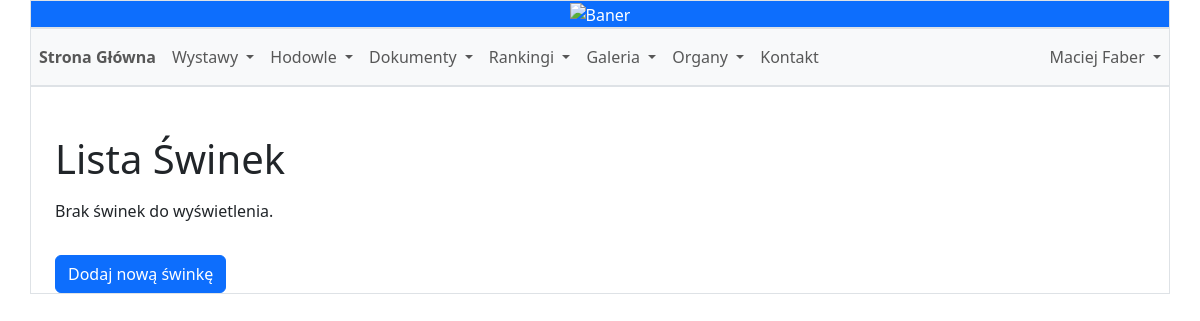
The app's page /exhibitor/my_pigs/ (signed in), older data.
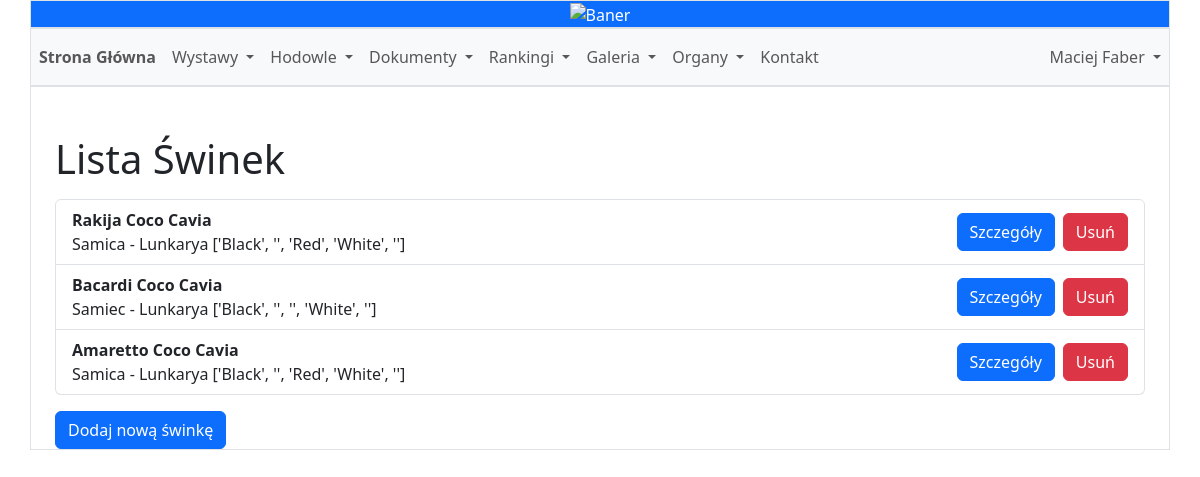
The same page, newer data.
### main_page/models.py (models this page shows, shortened)
class User(AbstractUser):
    ROLE_CHOICES = [
        ('MI', 'Miłośnik'),
        ('HP', 'Hodowca Polski'),
        ('HZ', 'Hodowca Zagraniczny'),
        ('WZ', 'Wystawca Zagraniczny'),
        ('WD', 'Wystawca standardu D')
    ]
    CLUB_CHOICES = [
        ('PL', 'Polska (CCP)'),
        ('PET', 'Wystawca standardu D - Brak klubu'),
        ('SOCHM', 'Czech Republic (SOCHM)'),
        ('SZOCHVM', 'Czech Republic (SZOCHVM)'),
        ('SK', 'Slovakia'),
        ('UA', 'Ukraine'),
        ('SE', 'Sweden'),
        ('DMK', 'Denmark (DMK)'),
        ('DMF', 'Denmark (DMF)'),
        ('FI', 'Finland'),
        ('NMK', 'Norway (NMK)'),
        ('NMF', 'Norway (NMF)'),
        ('GB', 'Great Britain'),
        ('MFD', 'Germany (MFD)'),
        ('OMNC', 'Germany (OMNC)'),
        ('NL', 'Netherlands'),
        ('FAEC', 'France (FAEC)'),
        ('CCF', 'France (CCF)'),
        ('CH', 'Switzerland'),
        ('BE', 'Belgium'),
        ('AT', 'Austria'),
        ('IT', 'Italy'),
        ('ES', 'Spain'),
        ('PT', 'Portugal'),
        ('IE', 'Ireland'),
        ('SI', 'Slovenia'),
        ('HU', 'Hungary'),
        ('USA', 'USA'),
        ('CA', 'Canada'),
        ('AU', 'Australia'),
        ('NZ', 'New Zealand'),
    ]
    COUNTRY_CHOICES = [
        ('PL', 'Polska'),
        ('CZ', 'Czech Republic'),
        ('SK', 'Slovakia'),
        ('UA', 'Ukraine'),
        ('SE', 'Sweden'),
        ('DK', 'Denmark'),
        ('FI', 'Finland'),
        ('NO', 'Norway'),
        ('GB', 'Great Britain'),
        ('DE', 'Germany'),
        ('NL', 'Netherlands'),
        ('FR', 'France'),
        ('CH', 'Switzerland'),
        ('BE', 'Belgium'),
        ('AT', 'Austria'),
        ('IT', 'Italy'),
        ('ES', 'Spain'),
        ('PT', 'Portugal'),
        ('IE', 'Ireland'),
        ('SI', 'Slovenia'),
        ('HU', 'Hungary'),
        ('USA', 'USA'),
        ('CA', 'Canada'),
        ('AU', 'Australia'),
        ('NZ', 'New Zealand'),
    ]
    birthdate = models.DateField(null=True, blank=True)
    phone_number = models.CharField(max_length=15, null=True, blank=True)
    country = models.CharField(max_length=20, choices=COUNTRY_CHOICES, blank=True)
    town = models.CharField(max_length=100, null=True, blank=True)
    postal_code = models.CharField(max_length=10, null=True, blank=True)
    registration_number = models.CharField(max_length=20, null=True, blank=True)
    role = models.CharField(max_length=20, choices=ROLE_CHOICES, blank=False)
    club = models.CharField(max_length=10, choices=CLUB_CHOICES, blank=True)
    questionnaire = models.TextField(default="")
    last_edit_date = models.DateTimeField(null=True, blank=True)

class Pig(models.Model):
    SEX_CHOICE = [
        ('Male', 'Samiec'),
        ('Female', 'Samica')
    ]
    POSITION_CHOICES = [
        ('Before', 'Before'),
        ('After', 'After'),
    ]
    name = models.CharField(max_length=150, null=False, blank=False)
    nickname = models.CharField(max_length=150, null=False, blank=True)
    sex = models.CharField(max_length=6, choices=SEX_CHOICE, default='Samiec', blank=False, null=False)
    birth_date = models.DateField(blank=True, null=True)
    birth_weight = models.PositiveIntegerField(null=True, blank=True)
    owner = models.ManyToManyField('User', blank=True, default=None, related_name="PIG_owner")
    breed = models.ForeignKey('Breed', on_delete=models.PROTECT)
    breeder = models.CharField(max_length=255, null=True, blank=True)
    father = models.ForeignKey('self', null=True, blank=True, on_delete=models.SET_NULL,
                               default=None, related_name='PIG_father', limit_choices_to={'sex': 'Male'})
    mother = models.ForeignKey('self', null=True, blank=True, on_delete=models.SET_NULL,
                               default=None, related_name='PIG_mother', limit_choices_to={'sex': 'Female'})
    colors = models.CharField(max_length=200, null=True, blank=True)
    eye_color = models.ForeignKey('EyeColor', null=True, blank=True, on_delete=models.PROTECT)
    registration_number = models.CharField(max_length=20, unique=True, null=True, blank=True)
    litter = models.ForeignKey('Litter', null=True, blank=True, on_delete=models.PROTECT,
                               default=None, related_name='PIG_litter')
    photo = models.ImageField(upload_to='zdjecia_swinek/zdjecia_uzytkownikow', null=True, blank=True)
    nickname_position = models.CharField(max_length=6, choices=POSITION_CHOICES, default='After', blank=True, null=True)
    is_in_breeding = models.BooleanField(default=False)
    is_active = models.BooleanField(default=False)

class Breed(models.Model):
    STANDARD_CHOICES = [
        ('A', 'A'),
        ('B', 'B'),
        ('C', 'C'),
        ('D', 'D')
    ]
    name = models.CharField(max_length=150, unique=True, blank=False, null=False)
    polish_name = models.CharField(max_length=150, unique=True, blank=False, null=False)
    standard = models.CharField(max_length=2, choices=STANDARD_CHOICES, blank=False, null=False)
    description = models.TextField()

### main_page/views.py (the view, shortened to what this page needs)
# urls.py: path('exhibitor/my_pigs/', views.exhibitor_my_pigs, name='exhibitor_my_pigs'),
@login_required
def exhibitor_my_pigs(request):
    user_pigs = Pig.objects.filter(owner=request.user)
    return render(request, 'exhibitor_my_pigs.html', {'user_pigs': user_pigs})

### main_page/templates/exhibitor_my_pigs.html (shortened to what this page needs)
{% extends "base.html" %}
{% block content %}
    <div class="container mt-5">
        <h1>Lista Świnek</h1>
        {% if user_pigs %}
            <ul class="list-group mt-3">
                {% for pig in user_pigs %}
                    <li class="list-group-item">
                        <div class="d-flex justify-content-between align-items-center">
                            <div>
                                <strong>{{ pig.name }} {{ pig.nickname }}</strong><br>
                                {% if pig.sex == "Male" %} Samiec{% else %} Samica{% endif %} - {{ pig.breed.name }} {{ pig.colors }}
                            </div>
                            <div class="d-flex">
                                <a href="{% url 'exhibitor_pig_detail' pig_id=pig.id %}" class="btn btn-primary me-2">Szczegóły</a>
                                <form method="post" action="{% url 'exhibitor_my_pigs' %}">
                                    <button type="submit" class="btn btn-danger">Usuń</button>
                                </form>
                            </div>
                        </div>
                    </li>
                {% endfor %}
            </ul>
        <a href="{% url 'exhibitor_add_pig' %}" class="btn btn-primary mt-3">Dodaj nową świnkę</a>
        {% else %}
            <p class="mt-3">Brak świnek do wyświetlenia.</p>
            <a href="{% url 'exhibitor_add_pig' %}" class="btn btn-primary mt-3">Dodaj nową świnkę</a>
        {% endif %}
    </div>
{% endblock %}

### main_page/templates/base.html (shortened to what this page needs)
<!DOCTYPE html>
<html lang="pl">
<head>
    <!-- {% load static %}
    <link rel="stylesheet" type="text/css" href="{% static 'css/style.css' %}">-->
    <link href="https://cdn.jsdelivr.net/npm/bootstrap@5.3.2/dist/css/bootstrap.min.css" rel="stylesheet">
</head>
<body>
    <div class="container">
		<div class="row">
			<div class="col-sm-12 p-0 border text-center bg-primary text-white">
				<img class="img-fluid w-100" src="https://gcdnb.pbrd.co/images/RrP2BAdYQW9z.jpg?o=1" alt="Baner">
			</div>
		</div>
		<div class="row">
			<div class="col-sm-12 border text-center bg-primary text-white p-0">
				<nav class="navbar navbar-expand-lg navbar-light bg-light">
					<div class="container p-0">
						<div class="collapse navbar-collapse" id="navbarNav">
							<ul class="navbar-nav">
								<li class="nav-item">
									<a class="nav-link fw-bold" href="{% url 'Main' %}">Strona Główna</a>
								</li>
								<li class="nav-item dropdown">
									<a class="nav-link dropdown-toggle" href="#" id="exhibitionsDropdown" role="button" data-bs-toggle="dropdown" aria-expanded="false">
										Wystawy
									</a>
								</li>
								<li class="nav-item dropdown">
									<a class="nav-link dropdown-toggle" href="#" id="breedingDropdown" role="button" data-bs-toggle="dropdown" aria-expanded="false">
										Hodowle
									</a>
								</li>
								<li class="nav-item dropdown">
									<a class="nav-link dropdown-toggle" href="#" id="documentsDropdown" role="button" data-bs-toggle="dropdown" aria-expanded="false">
										Dokumenty
									</a>
								</li>
								<li class="nav-item dropdown">
									<a class="nav-link dropdown-toggle" href="#" id="rankingsDropdown" role="button" data-bs-toggle="dropdown" aria-expanded="false">
										Rankingi
									</a>
								</li>
								<li class="nav-item dropdown">
									<a class="nav-link dropdown-toggle" href="#" id="galleriesDropdown" role="button" data-bs-toggle="dropdown" aria-expanded="false">
										Galeria
									</a>
								</li>
								<li class="nav-item dropdown">
									<a class="nav-link dropdown-toggle" href="#" id="lawDropdown" role="button" data-bs-toggle="dropdown" aria-expanded="false">
										Organy
									</a>
								</li>
								<li class="nav-item">
									<a class="nav-link" href="{% url 'contact' %}">Kontakt</a>
								</li>
							</ul>
							<ul class="navbar-nav ms-auto">
								{% if user.is_authenticated %}
								<li class="nav-item dropdown">
									<a class="nav-link dropdown-toggle" href="#" id="userDropdown" role="button" data-bs-toggle="dropdown" aria-expanded="false">
										{{ user.first_name }} {{ user.last_name }}
									</a>
								</li>
								{% else %}
									<li class="nav-item">
										<a class="nav-link" href="{% url 'login' %}">Zaloguj się</a>
									</li>
								{% endif %}
							</ul>
						</div>
					</div>
				</nav>
			</div>
		</div>
		<div class="row">
			<div class="col-sm-12 border">
				{% block content %}
				{% endblock %}
			</div>
		</div>
	</div>
</body>
</html>

Row changes from the older to the newer data that the page shows:
added Pig: name "Rakija", nickname "Coco Cavia", sex "Samica", breed.name "Lunkarya", colors "['Black', '', 'Red', 'White', '']"
added Pig: name "Bacardi", nickname "Coco Cavia", sex "Samiec", breed.name "Lunkarya", colors "['Black', '', '', 'White', '']"
added Pig: name "Amaretto", nickname "Coco Cavia", sex "Samica", breed.name "Lunkarya", colors "['Black', '', 'Red', 'White', '']"
Text that changed along with them:
text no longer shown: "Brak świnek do wyświetlenia."
